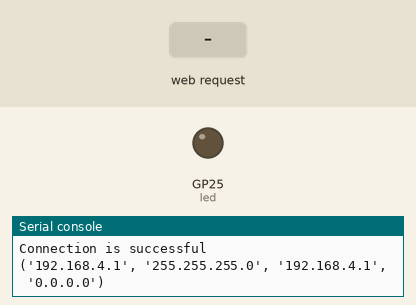
A program run on a simulated Raspberry Pi Pico running MicroPython. Parts: output pins drawn as LEDs (lit = HIGH), the last lines printed to the serial console. Dashed ring = blinking. The inputs (shaded band) are chosen by the test bench. WiFi joins after 1.5 s; the board's own WiFi access point starts at once; a WiFi scan finds one network, HomeNet. At 5.3 s the program stops and its outputs stay as they are.

Above: at 1.2 s.
1.3 s: HTTP request GET /connect received
At 3.6 s:
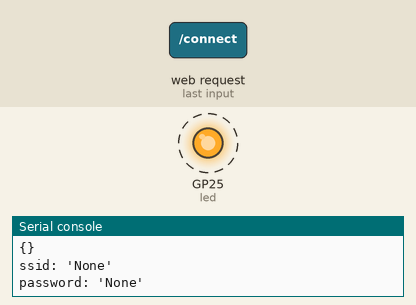
Timing chart, 0 to 6.3 s (numbered marks = the images above; inputs shaded):
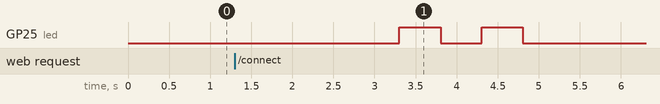

The program:

wlan_setup.py
```python
import network
import socket
import gc
import time
from machine import Pin

def create_html(body: str, style: str):
    html = f"""
    <html>
        <head>
            <link rel="icon" href="data:,">
            <meta charset="UTF-8">
            <meta name="viewport" content="width=device-width, initial-scale=1">
            <style>
                {style}
            </style>
        </head>
        <body>
            {body}
        </body>
    </html>
    """
    return html

def try_connect():
    style = """
    """
    body = f"""
    <h2>Connecting to network...</h2>
    """
    return create_html(body, style)

def password_page(ssid:str):
    print(ssid)
    style = """
    """
    body = f"""
    <h2>Connecting to {ssid}</h2>
    <form action="/connect" method="post" enctype="text/plain">
        <input type="hidden" id="ssid" name="ssid" value="{ssid}"
        <label for="pwd">Password:</label><br>
        <input type="password" id="pwd" name="pwd" value=""<br>
        <input type="submit" value="Connect">
    </form>
    """
    return create_html(body, style)

def set_up_page(networks):
    links = ''
    for net in networks:
        links = links + f"<a href=\"password?ssid={net}\">{net}</a>\n"

    style = """
    .dropbtn {
      background-color: #04AA6D;
      color: white;
      padding: 16px;
      font-size: 16px;
      border: none;
    }

    .dropdown {
      position: relative;
      display: inline-block;
    }

    .dropdown-content {
      display: none;
      position: absolute;
      background-color: #f1f1f1;
      min-width: 160px;
      box-shadow: 0px 8px 16px 0px rgba(0,0,0,0.2);
      z-index: 1;
    }

    .dropdown-content a {
      color: black;
      padding: 12px 16px;
      text-decoration: none;
      display: block;
    }

    .dropdown-content a:hover {background-color: #ddd}
    .dropdown:hover .dropdown-content {display: block}
    .dropdown:hover .dropbtn {background-color: #3e8e41;}
    """

    body =f"""
            <h1>Connect to your wlan</h1>
            <h3>Select a network from below</h3>
            <div class="dropdown">
                <button class="dropbtn">Networks</button>
                <div class="dropdown-content">
                    {links}
                </div>
            </div>"""
    return create_html(body, style)

def error_page():
    style = """
    """
    body = f"""
    <h2>Oops, something went wrong :(</h2>
    """
    return create_html(body, style)

def get_query_params(url: str):
    query_string = url.split("?")[1]
    query_string = query_string.split(" ")[0]
    param_strings = query_string.split("&")
    params: dict = {}
    for string in param_strings:
        key,value = string.split("=")
        params.update({key:value})
    return params

def get_post_content(request: list[str]):
    print(request)
    is_in_post = False
    key_value_pairs = []
    for line in request:
        if (line == ""):
            is_in_post = True
            continue
        if (is_in_post):
            key_value_pairs.append(line)
    print(key_value_pairs)
    params: dict = {}
    for pair in key_value_pairs:
        key,value = pair.split("=")
        params.update({key: value})
    print(params)
    return params

def connect(ap: network.WLAN, wlan: network.WLAN, ssid: str, password: str, sock: socket.socket):
    ap.active(False)
    wlan.active(True)
    print(f"ssid: '{ssid}'")
    print(f"password: '{password}'")
    wlan.connect(ssid,password)
    led = Pin('LED', Pin.OUT)
    max_wait = 10
    while max_wait > 0:
        led.value(1)
        time.sleep_ms(500)
        led.value(0)
        time.sleep_ms(500)
        if wlan.status() < 0 or wlan.status() >= 3:
            break
        max_wait -= 1
        print('waiting for connection...')
    print(wlan.status())
    if wlan.status() != 3:
        wlan.active(False)
        ap.active(True)
        print("Failed to connect")
    else:
        sock.close()
        print('connected')
        status = wlan.ifconfig()
        print( 'ip = ' + str(status) )

def create_ap():
    ssid: str = 'pico_setup'
    password : str = 'pico2023'
    ap = network.WLAN(network.AP_IF)
    ap.config(essid=ssid, password=password)
    ap.active(True)
    while ap.active() == False:
      time.sleep(1)
      pass
    print('Connection is successful')
    print(ap.ifconfig())
    return ap

def wlan_setup():
    gc.collect()

    ap = create_ap()

    scanner = network.WLAN(network.STA_IF)
    s = socket.socket(socket.AF_INET, socket.SOCK_STREAM)   #creating socket object
    s.setsockopt(socket.SOL_SOCKET, socket.SO_REUSEADDR, 1)
    i = 0
    while i < 5:
        try:
            s.bind(('', 80))
            s.listen(5)
            i = 5
        except:
            i += 1
            time.sleep(1)

    while True:
        conn: socket.socket; addr:tuple
        conn, addr = s.accept()
        networks = scanner.scan() # list with tupples with 6 fields ssid, bssid, channel, RSSI, security, hidden
        request = bytes(conn.recv(1024)).decode("utf-8")
        request_lines = request.splitlines()
        print(f"Got a connection from {str(addr)}")
        resource = ""
        for line in request_lines:
            if (line.startswith("GET")):
                line = line.strip("GET ")
                resource = line.split(" ")[0]
            elif(line.startswith("POST")):
                line = line.strip("POST ")
                resource = line.split(" ")[0]
        print(f"resource:{resource}")

        if (resource.startswith("/password")):
           print("=========Give password================")
           params = get_query_params(resource)
           response = password_page(str(params.get('ssid')))
           conn.send(response)
        elif (resource.startswith("/connect")):
            print("=========connect================")
            print(request_lines)
            params: dict = get_post_content(request_lines)
            connect(ap, scanner, str(params.get("ssid")), str(params.get("pwd")), s)
            if (scanner.isconnected()):
                break

        elif (resource == "/"):
            print("=========home================")
            ssids = []
            for net in networks:
               print(net[0].decode())
               ssids.append(net[0].decode())
            response = set_up_page(ssids)
            conn.send(response)
        else:
            print(request)
            response = error_page()
            conn.send(response)
        conn.close()

if __name__ == "__main__":
  wlan_setup()
```

Measured:
- after the input at 1.3 s, GP25 (led): alternates HIGH for 0.50 s and LOW for 0.50 s, 4 changes in all, then stays LOW, starting after 2.0 s
